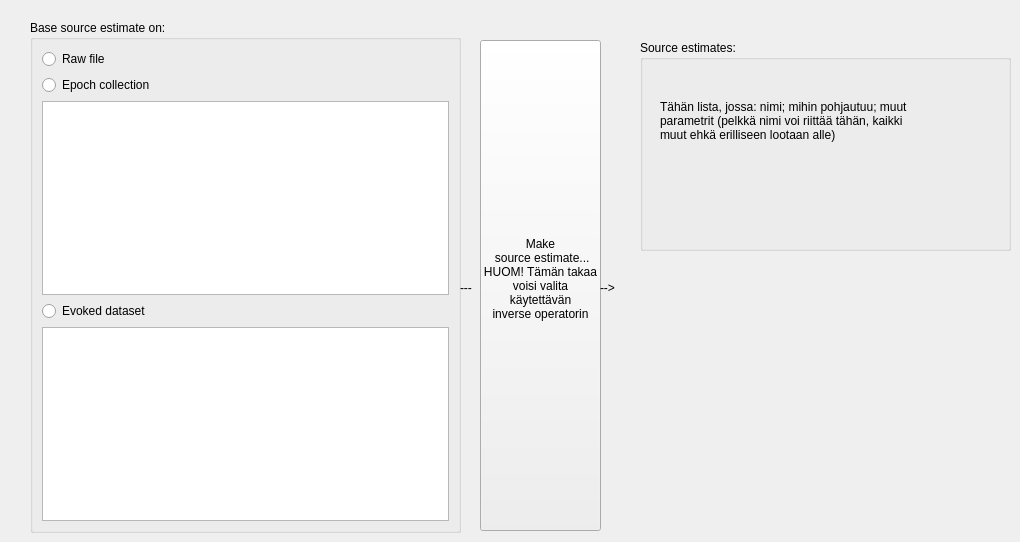
             <widget class="QWidget" name="tabSourceEstimate">
              <attribute name="title">
               <string>Source estimate</string>
              </attribute>
              <widget class="QGroupBox" name="groupBox_11">
               <property name="geometry">
                <rect>
                 <x>30</x>
                 <y>20</y>
                 <width>431</width>
                 <height>513</height>
                </rect>
               </property>
               <property name="title">
                <string>Base source estimate on:</string>
               </property>
               <layout class="QFormLayout" name="formLayout_15">
                <item row="0" column="0" colspan="2">
                 <layout class="QVBoxLayout" name="verticalLayout_25">
                  <item>
                   <widget class="QRadioButton" name="radioButton">
                    <property name="text">
                     <string>Raw file</string>
                    </property>
                   </widget>
                  </item>
                  <item>
                   <layout class="QVBoxLayout" name="verticalLayout_24">
                    <item>
                     <widget class="QRadioButton" name="radioButton_2">
                      <property name="text">
                       <string>Epoch collection</string>
                      </property>
                     </widget>
                    </item>
                    <item>
                     <widget class="QListView" name="listView_3"/>
                    </item>
                   </layout>
                  </item>
                  <item>
                   <layout class="QVBoxLayout" name="verticalLayout_19">
                    <item>
                     <widget class="QRadioButton" name="radioButton_3">
                      <property name="text">
                       <string>Evoked dataset</string>
                      </property>
                     </widget>
                    </item>
                    <item>
                     <widget class="QListView" name="listView_2"/>
                    </item>
                   </layout>
                  </item>
                 </layout>
                </item>
               </layout>
              </widget>
              <widget class="QPushButton" name="pushButtonMakeSourceEstimate">
               <property name="geometry">
                <rect>
                 <x>480</x>
                 <y>40</y>
                 <width>121</width>
                 <height>491</height>
                </rect>
               </property>
               <property name="text">
                <string>Make 
 source estimate...
HUOM! Tämän takaa 
voisi valita 
käytettävän 
inverse operatorin
 </string>
               </property>
              </widget>
              <widget class="QLabel" name="label_35">
               <property name="geometry">
                <rect>
                 <x>460</x>
                 <y>280</y>
                 <width>16</width>
                 <height>16</height>
                </rect>
               </property>
               <property name="text">
                <string>---</string>
               </property>
              </widget>
              <widget class="QLabel" name="label_36">
               <property name="geometry">
                <rect>
                 <x>600</x>
                 <y>280</y>
                 <width>21</width>
                 <height>16</height>
                </rect>
               </property>
               <property name="text">
                <string>--&gt;</string>
               </property>
              </widget>
              <widget class="QGroupBox" name="groupBox_23">
               <property name="geometry">
                <rect>
                 <x>640</x>
                 <y>40</y>
                 <width>371</width>
                 <height>211</height>
                </rect>
               </property>
               <property name="title">
                <string>Source estimates:</string>
               </property>
               <widget class="QLabel" name="label_37">
                <property name="geometry">
                 <rect>
                  <x>20</x>
                  <y>50</y>
                  <width>271</width>
                  <height>61</height>
                 </rect>
                </property>
                <property name="text">
                 <string>Tähän lista, jossa: nimi; mihin pohjautuu; muut parametrit (pelkkä nimi voi riittää tähän, kaikki muut ehkä erilliseen lootaan alle)</string>
                </property>
                <property name="wordWrap">
                 <bool>true</bool>
                </property>
               </widget>
              </widget>
             </widget>
